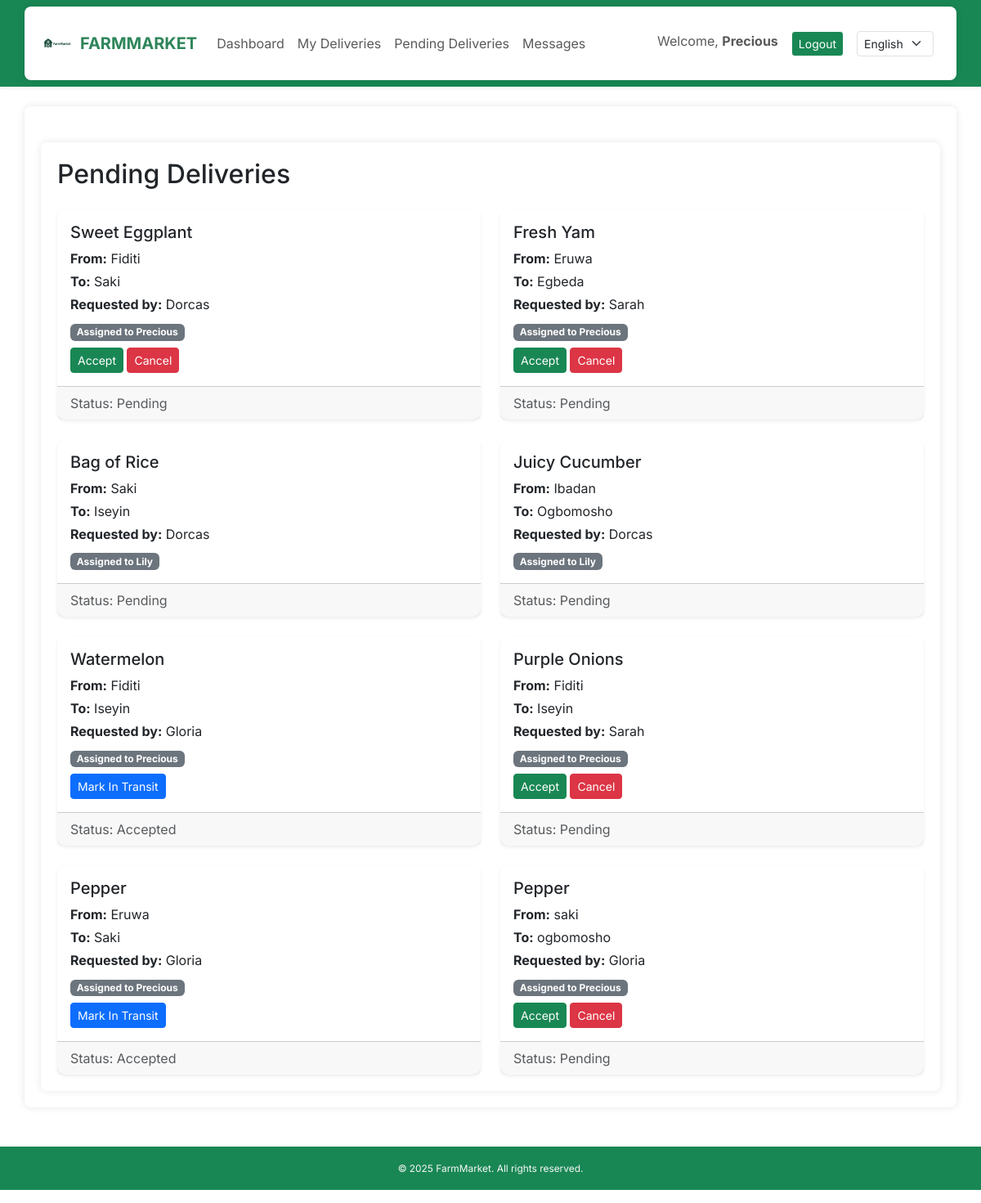
/delivery/pending/ (signed in), run on an earlier commit of the app's database.
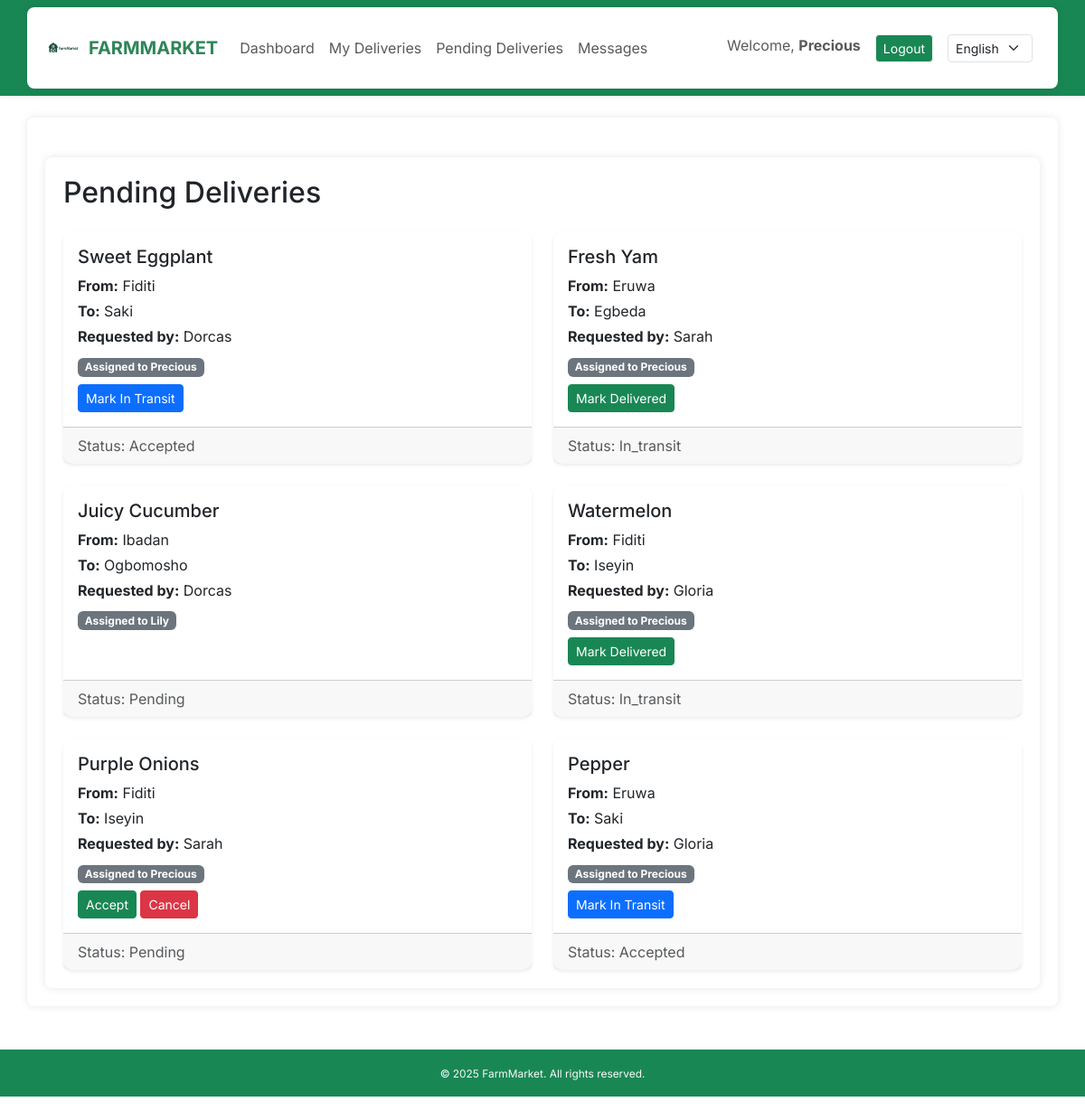
And on a later commit of the database.
### core/models.py (models this page shows, shortened)
class DeliveryRequest(models.Model):
    STATUS_CHOICES = [
        ('pending', 'Pending'),
        ('accepted', 'Accepted'),
        ('in_transit', 'In Transit'),
        ('delivered', 'Delivered'),
        ('cancelled', 'Cancelled'),
    ]
    product = models.ForeignKey(Product, on_delete=models.CASCADE)
    buyer = models.ForeignKey(User, on_delete=models.SET_NULL, null=True, blank=True, related_name="buyer_delivery_requests")
    farmer = models.ForeignKey(User, on_delete=models.CASCADE, related_name="farmer_delivery_requests")
    logistics_agent = models.ForeignKey(User, on_delete=models.SET_NULL, null=True, blank=True, related_name='deliveries_handled')
    pickup_location = models.CharField(max_length=100)
    destination = models.CharField(max_length=100)
    status = models.CharField(max_length=20, choices=STATUS_CHOICES, default='pending')
    requested_for_group = models.BooleanField(default=False)
    date_requested = models.DateTimeField(auto_now_add=True)

class Product(models.Model):
    farmer = models.ForeignKey(User, on_delete=models.CASCADE)
    title = models.CharField(_("Title"), max_length=100)
    description = models.TextField(_("Description"))
    price = models.DecimalField(max_digits=10, decimal_places=2)
    quantity = models.PositiveIntegerField()
    city = models.CharField(max_length=100)
    state = models.CharField(max_length=100, default="Oyo State")
    category = models.CharField(max_length=20, choices=CROP_CHOICES, default='Tomato')
    image = models.ImageField(upload_to='product_images/', blank=True, null=True)
    date_posted = models.DateTimeField(auto_now_add=True)

### core/views.py (the view)
# urls.py: path('delivery/pending/', views.view_pending_deliveries, name='pending_deliveries'),
@login_required
def view_pending_deliveries(request):
    if request.user.profile.role == 'logistics':
        deliveries = DeliveryRequest.objects.filter(
            logistics_agent=request.user
        ).exclude(status__in=['delivered', 'cancelled']) | DeliveryRequest.objects.filter(status='pending')
        deliveries = deliveries.distinct()
        return render(request, 'core/pending_deliveries.html', {'deliveries': deliveries})
    else:
        return redirect('home')

### core/context_processors.py (called while the page is built)
def language_code(request):
    return {
        'LANGUAGE_CODE': translation.get_language()
    }

### core/templates/core/pending_deliveries.html
{% extends 'core/base.html' %}
{% load i18n %}
{% block content %}
<div class="container mt-4">
    <h2 class="mb-4">{% trans "Pending Deliveries" %}</h2>
    {% if deliveries %}
        <div class="row row-cols-1 row-cols-md-2 g-4">
            {% for delivery in deliveries %}
            <div class="col">
                <div class="card shadow-sm h-100">
                    <div class="card-body">
                        <h5 class="card-title">{{ delivery.product.title }}</h5>
                        <p class="card-text mb-1"><strong>{% trans "From:" %}</strong> {{ delivery.pickup_location }}</p>
                        <p class="card-text mb-1"><strong>{% trans "To:" %}</strong> {{ delivery.destination }}</p>
                        <p class="card-text mb-2"><strong>{% trans "Requested by:" %}</strong> {{ delivery.farmer.username }}</p>
                        {% if delivery.logistics_agent %}
                            <span class="badge bg-secondary">Assigned to {{ delivery.logistics_agent.username }}</span>
                            {% if delivery.logistics_agent == user %}
        <div class="mt-2">
            {% if delivery.status == 'pending' %}
                <a href="{% url 'update_delivery_status' delivery.id 'accepted' %}" class="btn btn-success btn-sm">{% trans "Accept" %}</a>
                <a href="{% url 'update_delivery_status' delivery.id 'cancelled' %}" class="btn btn-danger btn-sm">{% trans "Cancel" %}</a>
            {% elif delivery.status == 'accepted' %}
                <a href="{% url 'update_delivery_status' delivery.id 'in_transit' %}" class="btn btn-primary btn-sm">{% trans "Mark In Transit" %}</a>
            {% elif delivery.status == 'in_transit' %}
                <a href="{% url 'update_delivery_status' delivery.id 'delivered' %}" class="btn btn-success btn-sm">{% trans "Mark Delivered" %}</a>
            {% endif %}
        </div>
    {% endif %}
                        {% else %}
                            <a href="{% url 'update_delivery_status' delivery.id 'accepted' %}" class="btn btn-success btn-sm mt-2">{% trans "Accept Delivery" %}</a>
                        {% endif %}
                    </div>
                    <div class="card-footer text-muted">
                        {% trans "Status:" %} {{ delivery.status|capfirst }}
                    </div>
                </div>
            </div>
            {% endfor %}
        </div>
    {% else %}
        <div class="alert alert-info text-center">
            {% trans "No pending deliveries at the moment. Check back later!" %}
        </div>
    {% endif %}
</div>
{% endblock %}

What changed in the data, as far as the page shows it:
no longer on this page (row edited): DeliveryRequest: product "Bag of Rice", pickup_location "Saki", destination "Iseyin", farmer.username "Dorcas", logistics_agent.username "Lily", status "Pending"
no longer on this page (row edited): DeliveryRequest: product "Pepper", pickup_location "saki", destination "ogbomosho", farmer.username "Gloria", logistics_agent.username "Precious", status "Pending"
changed DeliveryRequest "Sweet Eggplant": status "Pending" → "Accepted"; trans "Accept" → "Mark In Transit"; trans "Cancel" → (not shown)
changed DeliveryRequest "Egbeda": status "Pending" → "In_transit"; trans "Accept" → "Mark Delivered"; trans "Cancel" → (not shown)
changed DeliveryRequest "Watermelon": status "Accepted" → "In_transit"; trans "Mark In Transit" → "Mark Delivered"
